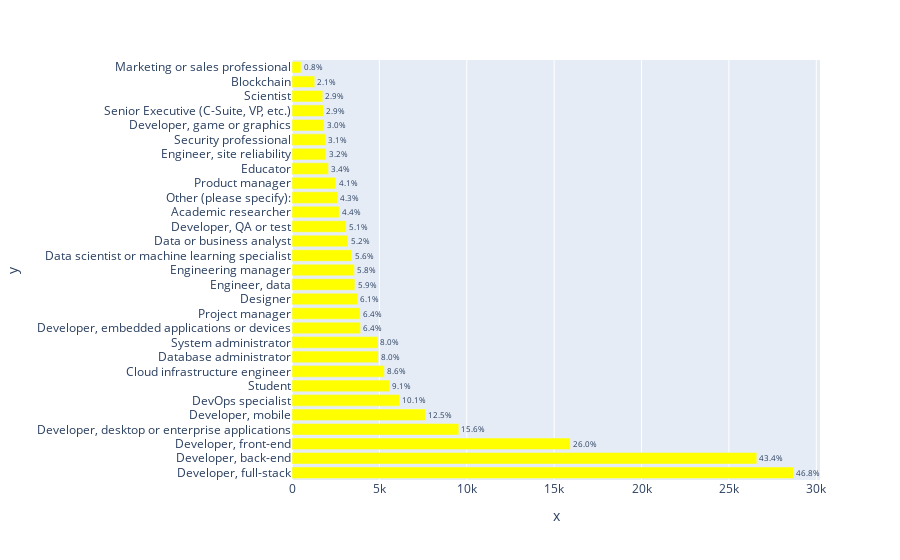

This figure's notebook cell:
### Code cell
plot_df2(df,'DevType','yellow')

### Figure 1 — Plotly figure (JSON) as saved in the notebook; plotly's stock layout.template omitted (floating-point values rounded to 4 significant figures)
{"data": [{"alignmentgroup": "True", "hovertemplate": "x=%{x}<br>y=%{y}<br>text=%{text}<extra></extra>", "legendgroup": "", "marker": {"color": "yellow", "pattern": {"shape": ""}}, "name": "", "offsetgroup": "", "orientation": "h", "showlegend": false, "text": ["46.8%", "43.4%", "26.0%", "15.6%", "12.5%", "10.1%", "9.1%", "8.6%", "8.0%", "8.0%", "6.4%", "6.4%", "6.1%", "5.9%", "5.8%", "5.6%", "5.2%", "5.1%", "4.4%", "4.3%", "4.1%", "3.4%", "3.2%", "3.1%", "3.0%", "2.9%", "2.9%", "2.1%", "0.8%"], "textposition": "outside", "type": "bar", "x": [28701, 26595, 15915, 9546, 7634, 6170, 5595, 5283, 4934, 4908, 3923, 3897, 3764, 3600, 3574, 3424, 3201, 3096, 2709, 2618, 2514, 2090, 1947, 1928, 1837, 1805, 1762, 1302, 518], "xaxis": "x", "y": ["Developer, full-stack", "Developer, back-end", "Developer, front-end", "Developer, desktop or enterprise applications", "Developer, mobile", "DevOps specialist", "Student", "Cloud infrastructure engineer", "Database administrator", "System administrator", "Developer, embedded applications or devices", "Project manager", "Designer", "Engineer, data", "Engineering manager", "Data scientist or machine learning specialist", "Data or business analyst", "Developer, QA or test", "Academic researcher", "Other (please specify):", "Product manager", "Educator", "Engineer, site reliability", "Security professional", "Developer, game or graphics", "Senior Executive (C-Suite, VP, etc.)", "Scientist", "Blockchain", "Marketing or sales professional"], "yaxis": "y"}], "layout": {"barmode": "relative", "legend": {"tracegroupgap": 0}, "margin": {"t": 60}, "xaxis": {"anchor": "y", "domain": [0, 1], "title": {"text": "x"}}, "yaxis": {"anchor": "x", "domain": [0, 1], "title": {"text": "y"}}}}
